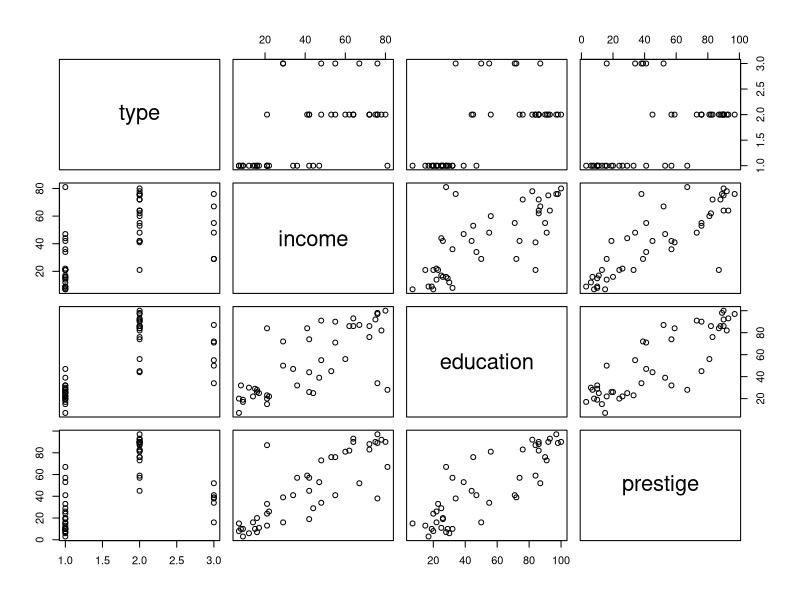
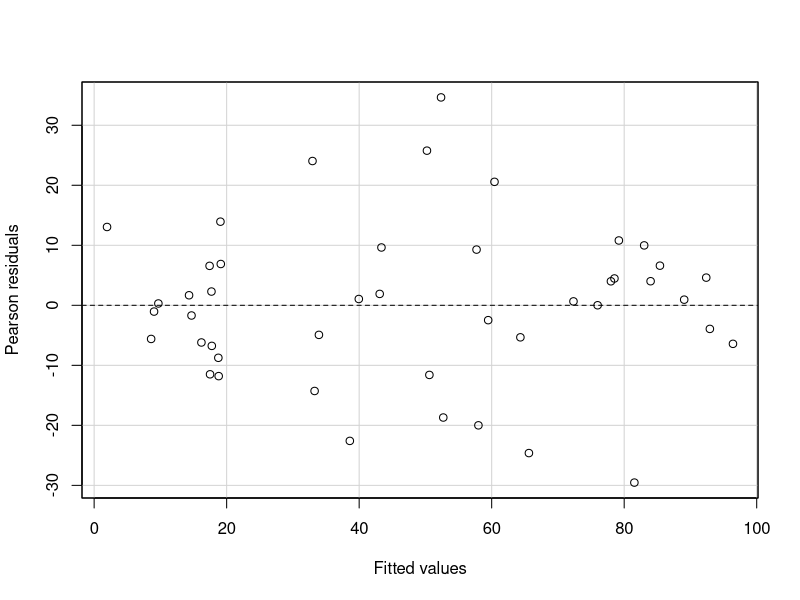
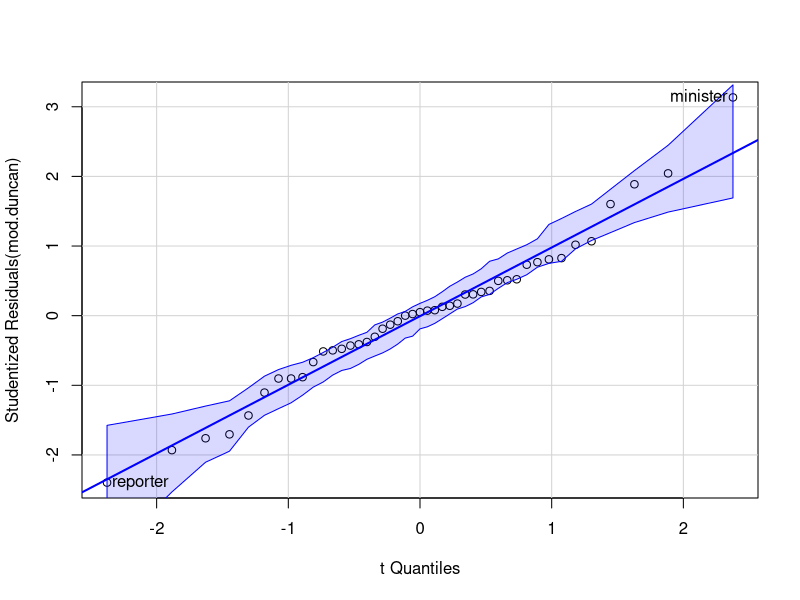
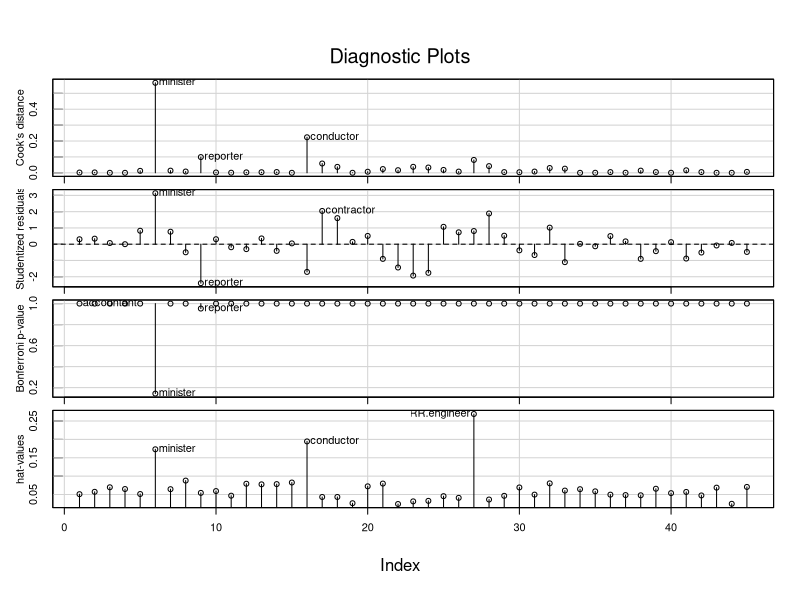
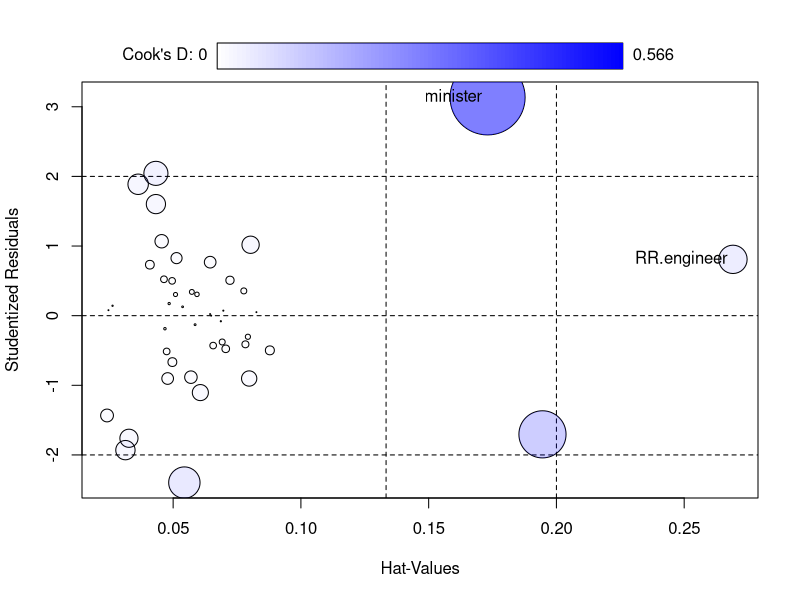
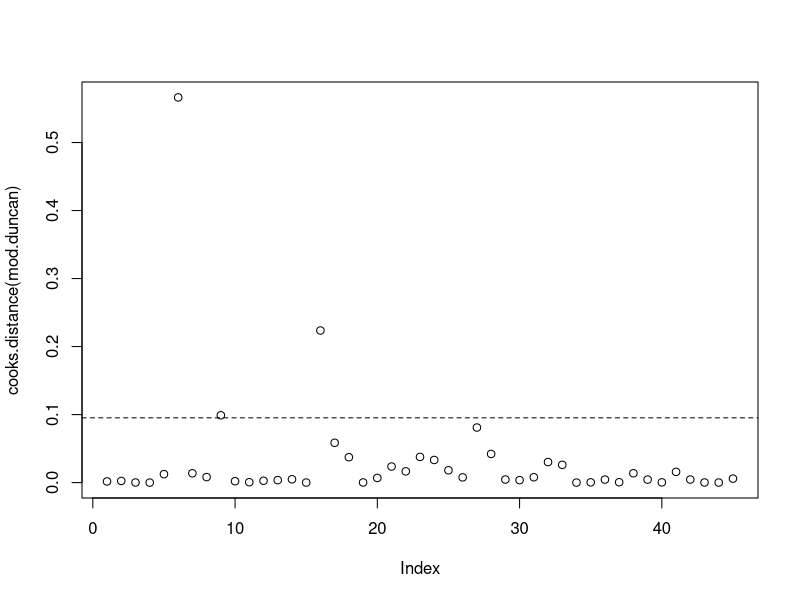
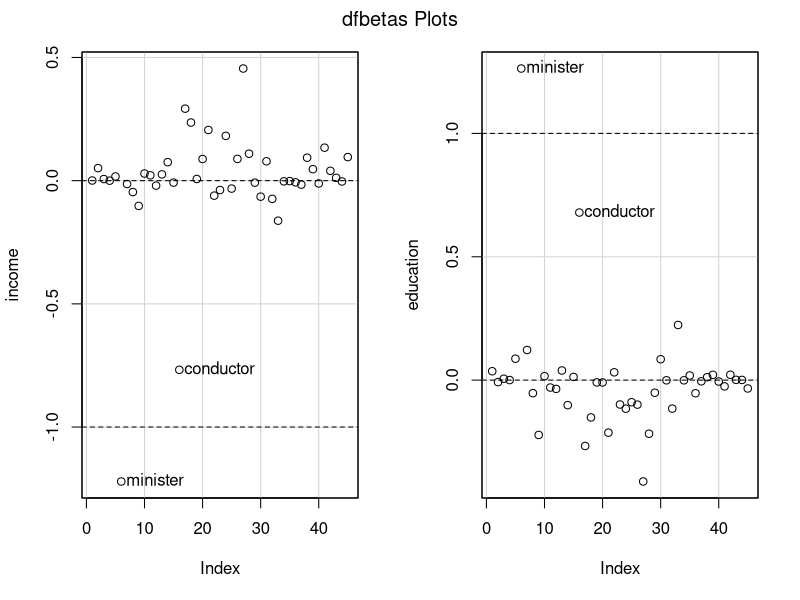
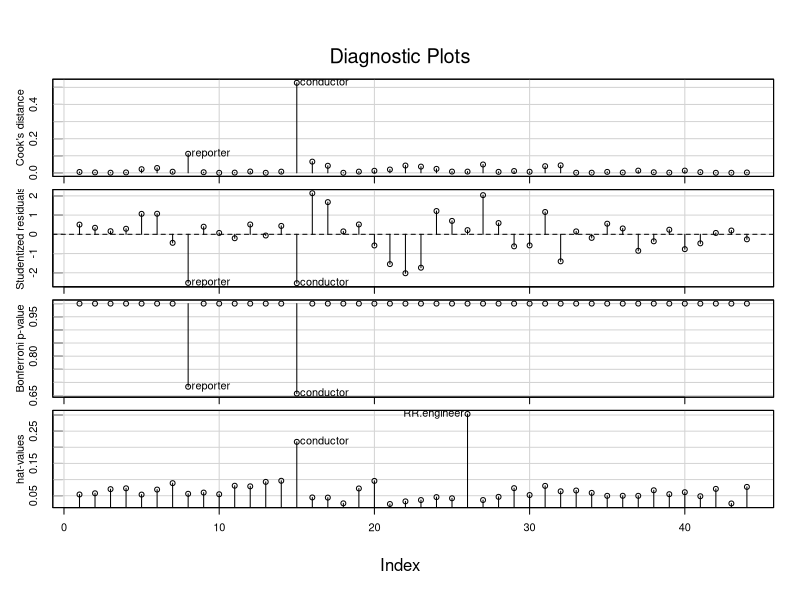

Source code (R) for these figures, in order:
library(car)
data(Duncan)
plot(Duncan)
mod.duncan <- lm(prestige~income+education,data=Duncan)
summary(mod.duncan)
residualPlot(mod.duncan,quadratic=F)
qqPlot(mod.duncan)

influenceIndexPlot(mod.duncan,id=list(n=3))
#第二張圖可以看出有一個參數minister標準差在3，可能會是一個outlier
outlierTest(mod.duncan)
#但經過baffaroni調整後(第三張圖)他的p-value變成0.2了，雖然小，但不顯著為outlier

influencePlot(mod.duncan,id=list(n=1))
p=length(mod.duncan$coef)
n=nrow(Duncan)
limit1 = (2*p)/n #limit1 for Hat-Values of Bubble plot
limit2 = (3*p)/n #limit2 for Hat-Values of Bubble plot
#兩個limit即為泡泡圖中的直的虛線
#泡泡的半徑為cook distance，看有沒有超過兩個limit

#Check influential case using cook's distance
plot(cooks.distance(mod.duncan))
abline(h=4/(n-p), lty=2)
identify(1:n,cooks.distance(mod.duncan), row.names(Duncan))

#Check influential case using dfbetas
dfbetasPlots(mod.duncan,id.n=2)
#minister會對income造成負影響、對education造成正影響(看DFBETAS)


#來處理minister的離群問題
Duncan[rownames(Duncan)=='minister',]
#先把minister拿掉
newd <- Duncan[!rownames(Duncan)%in%c('minister'),]
m1 <- lm(prestige~income+education,data=newd)
influenceIndexPlot(m1,id=list(n=2))
n=nrow(newd)
plot(cooks.distance(m1))
abline(h=4/(n-p), lty=2)
identify(1:n,cooks.distance(m1), row.names(newd))
dfbetasPlots(m1,id.n=2)
#反而是conductor出現離群問題

#比較去掉minister前後，兩係數的變化
compareCoefs(mod.duncan,m1,se=F)

#conductor變離群值，試試看把conductor拿掉
newd1 <- newd[!rownames(newd)%in%c('conductor'),]
m2 <- lm(prestige~income+education,data=newd1)
influenceIndexPlot(m2,id=list(n=2))
n=nrow(newd1)
plot(cooks.distance(m2))
abline(h=4/(n-p), lty=2)
identify(1:n,cooks.distance(m2), row.names(newd1))
#看出又有離群問題，這次是reporter
dfbetasPlots(m2,id.n=2)

#比較去掉conductor前後，兩係數的變化
compareCoefs(m1,m2,se=F)

#試試看把reporter拿掉
newd2 <- newd1[!rownames(newd1)%in%c('reporter'),]
m3 <- lm(prestige~income+education,data=newd2)
influenceIndexPlot(m3,id.n=3)
n=nrow(newd2)
plot(cooks.distance(m3))
abline(h=4/(n-p), lty=2)
identify(1:n,cooks.distance(m3), row.names(newd2))
dfbetaPlots(m3,id.n=3)

#比較去掉reporter前後，兩係數的變化
compareCoefs(m2,m3,se=F)
#前後的係數變化已經很小，可以停止

#最後要標註說明我們拿掉了三個樣本(minister, conductor, reporter)
